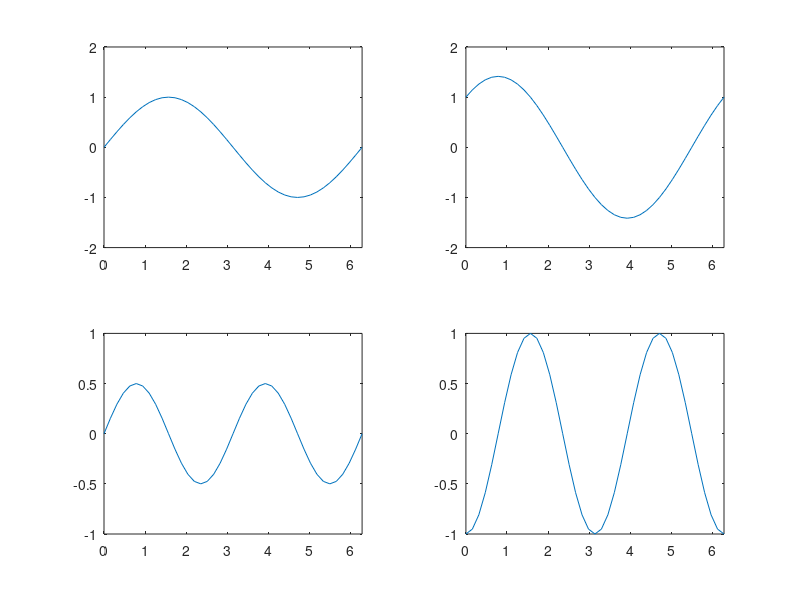

This figure's MATLAB source:
x=0:pi/20:2*pi;
subplot(2,2,1)
z=sin(x);
plot(x,z)
axis([0 2*pi -2 2])
subplot(2,2,2)
z=sin(x)+cos(x);
plot(x,z)
axis([0 2*pi -2 2])
subplot(2,2,3)
z=sin(x).*cos(x);
plot(x,z)
axis([0 2*pi -1 1])
subplot(2,2,4)
z=(sin(x).^2)-(cos(x).^2);
plot(x,z)
axis([0 2*pi -1 1])